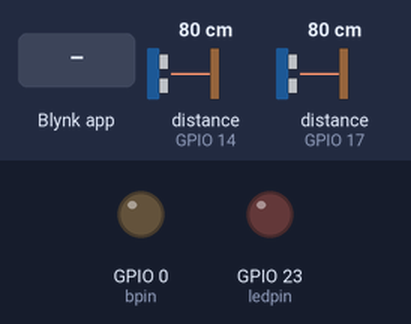
Simulated run of this sketch. Board: ESP32. Shown: output pins drawn as LEDs (lit = HIGH). Wiring (from diagram.json): 2 × ultrasonic range finder: trigger GPIO 12, echo GPIO 14 / trigger GPIO 5, echo GPIO 17. The inputs (shaded band) are chosen by the test bench; at power-on: distance to the obstacle (sensors on GPIO 17, GPIO 14) 80 cm. The echo pulse lasts 58.3 µs per cm; WiFi joins after 1.5 s; servers stay silent unless stated; the local clock reads 2024-03-15 10:24:30 at power-on unless the sketch sets it; pins used as bus, display or sensor lines are not drawn; what the sketch prints to the serial monitor is not drawn.

Above: at 3.0 s.
3.1 s: Blynk app writes 1 to V0
11.4 s: distance to the obstacle (sensor on GPIO 17) set to 97 cm
22.6 s: distance to the obstacle (sensor on GPIO 17) set to 102 cm
At 32.1 s:
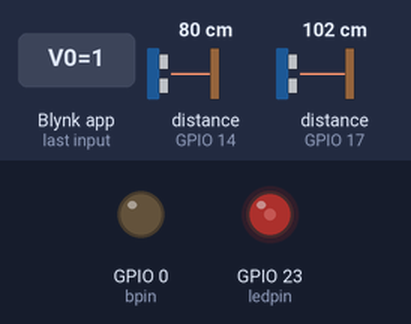
Timing chart, 0 to 33.6 s (numbered marks = the images above; inputs shaded):
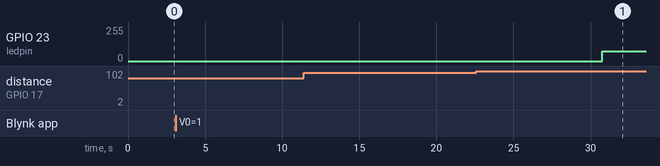

The sketch:

smartguest.ino
```cpp
/*
 * Project: Smart Guest Attendance System
 * Author: Vishal Kumar
 * Hardware: ESP32, HC-SR04 x2, DS1307 RTC, LDR, LED
 * Services: Blynk IoT, ThingSpeak
 * * Description:
 * This system monitors guest entry/exit using ultrasonic sensors,
 * controls room lighting based on time-of-day and ambient light,
 * and syncs all data to Blynk and ThingSpeak dashboards.
 */

#include "WiFi.h"
#include <Wire.h>
#include <RTClib.h>
#include "ThingSpeak.h"
#include <BlynkSimpleEsp32.h>
#include "config.h"  // <--- This pulls in your private data

#define BLYNK_TEMPLATE_ID "YOUR_TEMPLATE_ID"
#define BLYNK_TEMPLATE_NAME "Smart Guest Attendance System"
#define BLYNK_AUTH_TOKEN "YOUR_AUTH_TOKEN"

#define WIFI_NETWORK "Wokwi-GUEST"
#define pass ""
#define CHANNEL_ID 0000000 // Your ThingSpeak Channel ID
#define CHANNEL_API_KEY "YOUR_API_KEY"

char auth[] = BLYNK_AUTH_TOKEN;

RTC_DS1307 rtc;  //RTC instance

//setting pin values for the sensors
#define trig1 12
#define echo1 14
#define trig2 5
#define echo2 17

float cm1, cm2;

const int sensorpin = 34;
const int ledpin = 23;
int bpin = 0;

int pirState = LOW;  // we start, assuming no motion detected
int ledstate = LOW;
int val = 0;
int totalEntry = 0;
int current = 0;
int brightness = 0;
int per = 0;

// Defining the maximum and minimum brightness levels
const int maxBrightness = 255; // Maximum brightness
const int minBrightness = 0;   // Minimum brightness
const int morningBrightness = 75;  // Dimmer brightness in the morning
const int noonBrightness = 50;     // Full brightness at noon
const int eveningBrightness = 100;   // Dimmer brightness in the evening
const int nightBrightness = 255;     // Lowest brightness at night

WiFiClient client;  //WiFi instance

//Function to connect to the WiFi
void connectToWifi()
{
  Serial.print("Connecting To Wifi");
  WiFi.mode(WIFI_STA);
  WiFi.begin(WIFI_NETWORK);
  while(WiFi.status() != WL_CONNECTED)
  {
    Serial.print(".");
    delay(100);
  }
  if(WiFi.status() !=WL_CONNECTED)
  {
    Serial.print("Failed");
  }
  else
  {
    Serial.print("Connected");
    Serial.print(WiFi.localIP());
  }
}

//Function to obtain value from the ultrasonic sensor
long readUltrasonicDistance(int triggerPin, int echoPin)
{
	pinMode(triggerPin, OUTPUT);  // Clear the trigger
	digitalWrite(triggerPin, LOW);
	delayMicroseconds(2);
	// Sets the trigger pin to HIGH state for 10 microseconds
	digitalWrite(triggerPin, HIGH);
	delayMicroseconds(10);
	digitalWrite(triggerPin, LOW);
	pinMode(echoPin, INPUT);
	// Reads the echo pin, and returns
	// the sound wave travel time in microseconds
	return pulseIn(echoPin, HIGH);
}

//Function to determine the guest count
void entryExit()
{
  cm1 = 0.0344/2 * readUltrasonicDistance(trig1, echo1);
  cm2 = 0.0344/2 * readUltrasonicDistance(trig2, echo2);

  if(2 < cm1 && cm1 < 100) //Setting the threshold value to determine guest entry
  {
    Serial.print("\nExternal Motion Detected!!\nWaiting for Permission");
    delay(1000);
    if(per == 1)
      {
        Serial.print("\nPermission Granted\nGuest Entered!!");
        totalEntry++;
        current++;
      }
      else if(per == 0)
      {
        Serial.print("\nGuest Entry Denied!!");
      }
    delay(1000);
  }
  if(2 < cm2 && cm2 < 100) //Setting the threshold value to determine guest exit
  {
    if(current>0)
    {
      current--;
      Serial.print("\nInternal Motion Detected!!\nGuest Left!!");
      delay(1000);
    }
  }
   Serial.print("\nGuests Entered: ");
  Serial.println(totalEntry);
  Serial.print("Guests Present: ");
  Serial.println(current);
  if(current >0 && ledstate == LOW)
  {
    Serial.print("LED Turned On!!");
    light();
  }
  else if(current > 0 && ledstate == HIGH)
  {
    light();
  }
  else if(current == 0 && ledstate == HIGH)
  {
    Serial.print("LED Turned Off!!");
    analogWrite(ledpin, 0);
  }
  delay(1000);
}

//Function to turn on the light based on guest count and time of the day
void light()
{
  // Read the value from the ldr sensor
  int sensorvalue = analogRead(sensorpin);

  // Mapping the ldr value to the LED brightness
  int b = map(sensorvalue, 0, 1023, minBrightness, maxBrightness);

   // Read the current time
  DateTime now = rtc.now();
  brightness = 0;
  // Adjust brightness based on time of day
  if (now.hour() >= 6 && now.hour() < 12) {
    brightness = morningBrightness;
  } else if (now.hour() >= 12 && now.hour() < 18) {
    brightness = noonBrightness;
  } else if (now.hour() >= 18 && now.hour() < 22) {
    brightness = eveningBrightness;
  } else {
    brightness = nightBrightness;
  }

  // Adjust brightness based on both time of day and surrounding brightness
  brightness = min(brightness, b);

  // Set the brightness of the LED
  analogWrite(ledpin, brightness);
  ledstate = HIGH;

  // Print the brightness value...for user's knowledge
  Serial.print("\nBrightness: ");
  Serial.println(brightness);
  Serial.print("\n");
  delay(1000);
}

void setup() {
  // put your setup code here, to run once:
  Serial.begin(9600);
  pinMode(trig1, OUTPUT);
  pinMode(trig2, OUTPUT);
  pinMode(echo1, INPUT);
  pinMode(echo2, INPUT);
  pinMode(ledpin, OUTPUT);

  connectToWifi();
  ThingSpeak.begin(client);

  if (!rtc.begin())
 {
    Serial.println("Couldn't find RTC");
    while (1);
  }
  Blynk.begin(auth, WIFI_NETWORK, pass);
   while(!Blynk.connected())
  {
    Serial.print(".");
    delay(100);
  }
  Serial.print("\nConnected to Blynk");
  pinMode(bpin,OUTPUT);

}

void loop()
 {
  // put your main code here, to run repeatedly:
      Blynk.run();
      entryExit();
      ThingSpeak.setField(1, totalEntry);
      ThingSpeak.setField(2, current);
      ThingSpeak.setField(3, brightness);
      ThingSpeak.writeFields(CHANNEL_ID, CHANNEL_API_KEY);
      delay(5000);
 }
 BLYNK_CONNECTED()
{
      Blynk.syncVirtual(V0);  // will cause BLYNK_WRITE(V0) to be executed
}

BLYNK_WRITE(V0) // Executes when the value of virtual pin 0 changes
{
    per = param.asInt();
}
```

config.h
```cpp
// config.h - DO NOT UPLOAD THIS TO GITHUB
#ifndef CONFIG_H
#define CONFIG_H

#define BLYNK_AUTH_TOKEN "yTpoCU51_QtYMH8PkWPei65TMqnf-uwp"
#define WIFI_NETWORK     "Wokwi-GUEST"
#define WIFI_PASS        ""
#define TS_CHANNEL_ID    3383549
#define TS_API_KEY       "XW2RULN8Q0YFADJP"

#endif
```

Measured:
- the behaviour switches between 99 and 100 cm on distance to the obstacle (sensor on GPIO 17) (found by bisection; images 0 and 1)
- after the input at 3.1 s, every drawn part: stays the same
- after the input at 11.4 s, every drawn part: stays the same
- after the input at 22.6 s, GPIO 23 (ledpin): 0/255 → 75/255 after 8.2 s
